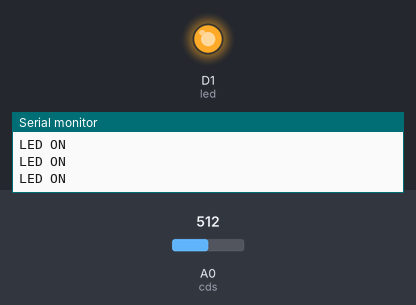
Bench run of a sketch on a simulated ESP8266 (NodeMCU). On the bench: output pins drawn as LEDs (lit = HIGH), the last lines printed to the serial monitor. Inputs (shaded band) come from the test bench; at power-on: A0 (cds) = 512.

Above: at 1.3 s.
1.4 s: A0 (cds) set to 485
At 2.6 s:
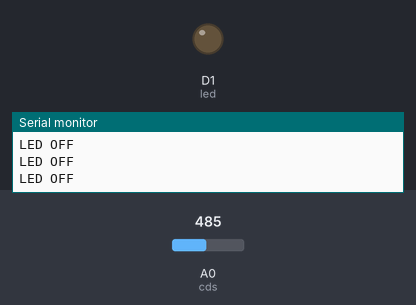
3.0 s: A0 (cds) set to 510
At 3.7 s:
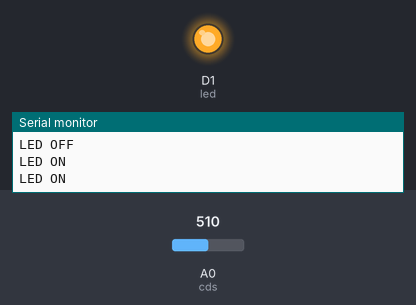
4.5 s: A0 (cds) set to 490
At 4.9 s:
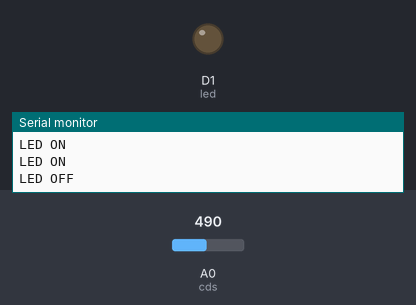
Timing chart, 0 to 7.5 s (numbered marks = the images above; inputs shaded):
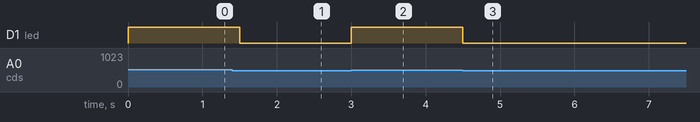

Measured:
- the behaviour switches between 501 and 500 on A0 (cds) (found by bisection; images 0 and 1)
- after the input at 1.4 s, D1 (led): HIGH → LOW after 0.10 s
- after the input at 3.0 s, D1 (led): LOW → HIGH at once
- after the input at 4.5 s, D1 (led): HIGH → LOW at once

The sketch:

08_CDS_Light02.ino
```cpp
int cds = A0;
int led = D1;

void setup() {
   Serial.begin(9600);
   pinMode(led, OUTPUT);
}

void loop() {
   int signalLevel = analogRead(cds);

   if(signalLevel > 500){		    //어두워지면 (풀업저항)
      digitalWrite(led, HIGH);	//LED On
      Serial.println("LED ON");
   }else{			                  //밝아지면
      digitalWrite(led, LOW);	  //LED Off
      Serial.println("LED OFF");
   }
   delay(500);
}
```
